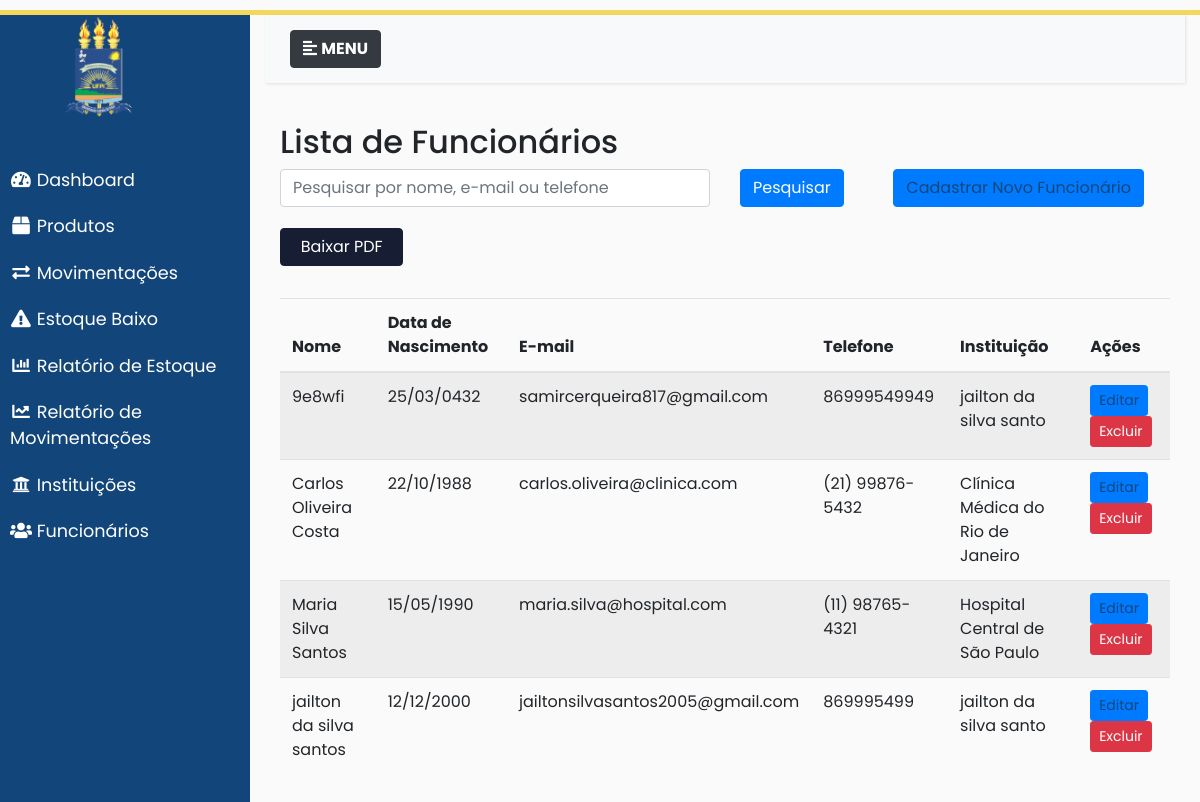
The app's page /funcionarios/ with its own data.
### almoxarifado/models.py (models this page shows, shortened)
class Funcionario(models.Model):
    nome = models.CharField(max_length=100)
    data_nascimento = models.DateField()
    email = models.EmailField(unique=True)
    telefone = models.CharField(max_length=20)
    instituicao = models.ForeignKey(Instituicao, on_delete=models.CASCADE)
    ativo = models.BooleanField(default=True)
    data_criacao = models.DateTimeField(auto_now_add=True, null=True, blank=True)
    class Meta:
        ordering = ['nome']

class Instituicao(models.Model):
    nome = models.CharField(max_length=100)
    cep = models.CharField(max_length=9)
    logradouro = models.CharField(max_length=200)
    numero = models.CharField(max_length=10)
    bairro = models.CharField(max_length=100)
    cidade = models.CharField(max_length=100)
    estado = models.CharField(max_length=2)
    telefone = models.CharField(max_length=20)
    cnpj = models.CharField(max_length=18, unique=True)
    ativo = models.BooleanField(default=True)
    data_criacao = models.DateTimeField(auto_now_add=True, null=True, blank=True)
    class Meta:
        ordering = ['nome']

### almoxarifado/views/funcionarios_views.py (the view)
# urls.py: path('funcionarios/', funcionarios_views.lista_funcionarios, name='lista_funcionarios'),
def lista_funcionarios(request):
    q = request.GET.get('q', '').strip()
    funcionarios = Funcionario.objects.select_related('instituicao').all()
    if q:
        funcionarios = funcionarios.filter(
            Q(nome__icontains=q) |
            Q(email__icontains=q) |
            Q(telefone__icontains=q)
        )
    paginator = Paginator(funcionarios, 10)
    page_number = request.GET.get('page')  # pega o número da página atual
    page_obj = paginator.get_page(page_number)  # retorna a página pedida
    return render(
        request,
        'funcionario/lista.html',
        {'page_obj': page_obj, 'q': q}
    )

### almoxarifado/templates/funcionario/lista.html (shortened to what this page needs)
{% extends 'base.html' %}
{% block content %}
<h2>Lista de Funcionários</h2>
<form method="get">
    <div class="row mb-4">
        <div class="col-md-6 mb-2">
            <input type="text" name="q" class="form-control"
                   placeholder="Pesquisar por nome, e-mail ou telefone"
                   value="{{ request.GET.q }}">
        </div>
        <div class="col-lg-2 mb-3">
            <button type="submit" class="btn btn-primary">Pesquisar</button>
        </div>
        <div class="col-lg-3 mb-3">
            <a href="{% url 'cadastrar_funcionarios' %}" class="btn btn-primary">
                Cadastrar Novo Funcionário
            </a>
        </div>
        <div class="col-lg-2 mb-2">
        <a href="{% url 'funcionarios_pdf' %}" class="btn btn-primary colorprimarybtn">Baixar PDF</a>
        </div>
    </div>
</form>
<table class="table table-striped">
    <thead>
        <tr>
            <th>Nome</th>
            <th>Data de Nascimento</th>
            <th>E-mail</th>
            <th>Telefone</th>
            <th>Instituição</th>
            <th>Ações</th>
        </tr>
    </thead>
    <tbody>
        {% for funcionario in page_obj %}
        <tr>
            <td>{{ funcionario.nome }}</td>
            <td>{{ funcionario.data_nascimento|date:"d/m/Y" }}</td>
            <td>{{ funcionario.email }}</td>
            <td>{{ funcionario.telefone }}</td>
            <td>{{ funcionario.instituicao.nome }}</td>
            <td>
                <a href="{% url 'editar_funcionarios' funcionario.pk %}"
                   class="btn btn-primary btn-sm">Editar</a>
                <form method="post" action="{% url 'excluir_funcionarios' funcionario.pk %}" style="display:inline;">
                    <button type="submit" class="btn btn-danger btn-sm"
                            onclick="return confirm('Tem certeza que deseja excluir este funcionário?');">
                        Excluir
                    </button>
                </form>
            </td>
        </tr>
        {% empty %}
        <tr>
            <td colspan="6">Nenhum funcionário cadastrado.</td>
        </tr>
        {% endfor %}
    </tbody>
</table>
{% endblock %}

### almoxarifado/templates/base.html (shortened to what this page needs)
{% load static %}
<!DOCTYPE html>
<html lang="PT-BR">
<head>
    <link rel="stylesheet" href="https://maxcdn.bootstrapcdn.com/bootstrap/4.0.0/css/bootstrap.min.css">
    <link rel="stylesheet" href="https://use.fontawesome.com/releases/v5.7.0/css/all.css">
    <link rel="stylesheet" href="{% static 'css/style.css' %}">
</head>
<body>
    <div class="wrapper">
        <nav id="sidebar">
            <a href="#">
                <div style="position: relative;">
                    <img src="{% static 'img/logoprincipal.png' %}" class="img-responsive center-block inner-image" />
                </div>
            </a>
            <ul class="list-unstyled components menulink">
                <li><a href="{% url 'dashboard' %}" class="menulink"><i class="fa fa-tachometer-alt fa-fw"></i> Dashboard</a></li>
                <li><a href="{% url 'lista_produtos' %}" class="menulink"><i class="fa fa-box fa-fw"></i> Produtos</a></li>
                <li><a href="{% url 'lista_movimentacoes' %}" class="menulink"><i class="fa fa-exchange-alt fa-fw"></i> Movimentações</a></li>
                <li><a href="{% url 'estoque_baixo' %}" class="menulink"><i class="fa fa-exclamation-triangle fa-fw"></i> Estoque Baixo</a></li>
                <li><a href="{% url 'relatorio_estoque' %}" class="menulink"><i class="fa fa-chart-bar fa-fw"></i> Relatório de Estoque</a></li>
                <li><a href="{% url 'relatorio_movimentacoes' %}" class="menulink"><i class="fa fa-chart-line fa-fw"></i> Relatório de Movimentações</a></li>
                <li><a href="{% url 'lista_instituicoes' %}" class="menulink"><i class="fa fa-university fa-fw"></i> Instituições</a></li>
                <li><a href="{% url 'lista_funcionarios' %}" class="menulink"><i class="fa fa-users fa-fw"></i> Funcionários</a></li>
            </ul>
        </nav>
        <div class="content container-fluid">
            <nav class="navbar navbar-expand-lg navbar-light bg-light">
                <div class="container-fluid">
                    <button type="button" id="sidebarCollapse" class="btn btn-dark">
                        <i class="fas fa-align-left"></i>
                        <span><b>MENU</b></span>
                    </button>
                    <div class="collapse navbar-collapse" id="navbarSupportedContent">
                        <ul class="nav navbar-nav ml-auto">
                            <li class="nav-item">
                                <a class="nav-link" href="#">{{ request.user.get_full_name|default:request.user.username }}</a>
                            </li>
                        </ul>
                    </div>
                </div>
            </nav>
            <div class="container-fluid mt-4">
                {% block content %}{% endblock %}
            </div>
        </div>
    </div>
</body>
</html>

### static/css/style.css (style rules this page uses)
:root { --colorbasic: #12467a; --colorbasic2: #171e34; --colortext: #FFF; --colortext-menu: #FFF; }
body { font-family: 'Poppins', sans-serif; background: #fafafa; height: 100%; }
#sidebar { min-width: 250px; max-width: 250px; min-height: 100vb; background: var(--colorbasic); color: var(--colortext); transition: all 0.3s; }
#sidebar ul.components { padding: 20px 0; background-color: var(--colorbasic); border-color: var(--colorbasic2) !important; }
#sidebar ul li a { padding: 10px; font-size: 1.1em; display: block; }
.colorprimarybtn { background-color: var(--colorbasic2); border-color: var(--colorbasic2) !important; color: var(--colortext); margin-top: 5px; min-width: 100%; }
a.colorprimarybtn:link, a.colorprimarybtn:visited { text-decoration: none; color: var(--colortext); }
a, a:hover, a:focus { color: inherit; text-decoration: none; transition: all 0.3s; }
a:link, a:visited { text-decoration: none; color: var(--colorbasic); }
a.menulink:link, a.menulink:visited { text-decoration: none; color: var(--colortext-menu); }
.navbar { padding: 15px 10px; background: #fff; border: none; border-radius: 0; margin-bottom: 40px; box-shadow: 1px 1px 3px rgba(0, 0, 0, 0.1); }
.wrapper { position:absolute; margin-top: 10px; border-top: 5px solid; border-bottom: 5px solid; border-color: #f4d85d; display: flex; width: 100%; align-items: stretch; }
.table-striped tr { min-width: 200px; }
.container-fluid { min-width: 300px; }

### records on screen
Funcionario: nome "9e8wfi", data_nascimento "25/03/0432", email "samircerqueira817@gmail.com", telefone "86999549949", instituicao.nome "jailton da silva santo"
Funcionario: nome "Carlos Oliveira Costa", data_nascimento "22/10/1988", email "carlos.oliveira@clinica.com", telefone "(21) 99876-5432", instituicao.nome "Clínica Médica do Rio de Janeiro"
Funcionario: nome "Maria Silva Santos", data_nascimento "15/05/1990", email "maria.silva@hospital.com", telefone "(11) 98765-4321", instituicao.nome "Hospital Central de São Paulo"
Funcionario: nome "jailton da silva santos", data_nascimento "12/12/2000", email "jailtonsilvasantos2005@gmail.com", telefone "869995499", instituicao.nome "jailton da silva santo"
